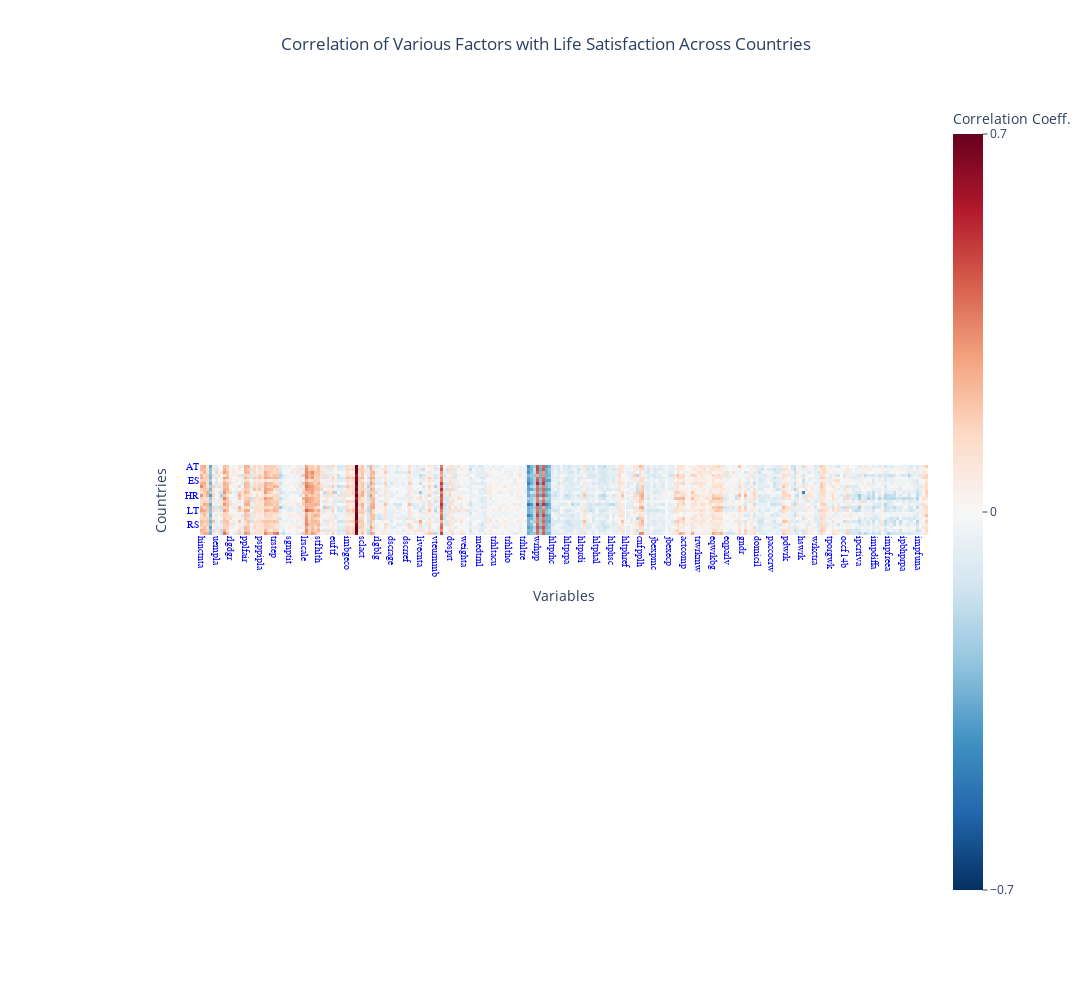

Notebook source saved alongside this figure:
### Code cell
import plotly.express as px
import pandas as pd

# Assuming 'trans_df' is your DataFrame
vmin, vmax = -0.7, 0.7

plot_df = trans_df.reset_index()
plot_df = plot_df.melt(id_vars='index', var_name='Variable', value_name='Correlation')
plot_df.rename(columns={'index': 'Country'}, inplace=True)

fig = px.imshow(
    trans_df,
    labels=dict(x="Variable", y="Country", color="Correlation"),
    x=trans_df.columns,
    y=trans_df.index,
    zmin=vmin, zmax=vmax,
    color_continuous_scale='RdBu_r'
)

fig.update_layout(
    title='Correlation of Various Factors with Life Satisfaction Across Countries',
    title_x=0.5,
    width=1400, height=1000,
    xaxis={'side': 'bottom'},
    xaxis_title='Variables',
    yaxis_title='Countries',
    coloraxis_colorbar=dict(
        title='Correlation Coeff.',
        ticks='outside',
        tickvals=[vmin, 0, vmax]
    ),
    margin=dict(l=200, r=50, t=100, b=100)
)

fig.update_xaxes(tickangle=90, tickfont=dict(family='Rockwell', size=10, color='blue'))
fig.update_yaxes(tickangle=0, tickfont=dict(family='Rockwell', size=10, color='blue'))

fig.show()

### Figure 1 — Plotly figure (JSON) as saved in the notebook; plotly's stock layout.template omitted (floating-point values rounded to 4 significant figures; data arrays with more than 128 entries replaced by an {"elided": "..."} marker saying what was removed)
{"data": [{"coloraxis": "coloraxis", "hovertemplate": "Variable: %{x}<br>Country: %{y}<br>Correlation: %{z}<extra></extra>", "name": "0", "type": "heatmap", "x": {"elided": "249 str values"}, "xaxis": "x", "y": ["AT", "BE", "CH", "CY", "DE", "ES", "FI", "FR", "GB", "GR", "HR", "HU", "IE", "IS", "IT", "LT", "NL", "NO", "PL", "PT", "RS", "SE", "SI", "SK"], "yaxis": "y", "z": {"elided": "24x249 float values"}}], "layout": {"coloraxis": {"cmax": 0.7, "cmin": -0.7, "colorbar": {"ticks": "outside", "tickvals": [-0.7, 0, 0.7], "title": {"text": "Correlation Coeff."}}, "colorscale": [[0, "rgb(5,48,97)"], [0.1, "rgb(33,102,172)"], [0.2, "rgb(67,147,195)"], [0.3, "rgb(146,197,222)"], [0.4, "rgb(209,229,240)"], [0.5, "rgb(247,247,247)"], [0.6, "rgb(253,219,199)"], [0.7, "rgb(244,165,130)"], [0.8, "rgb(214,96,77)"], [0.9, "rgb(178,24,43)"], [1, "rgb(103,0,31)"]]}, "height": 1000, "margin": {"b": 100, "l": 200, "r": 50, "t": 100}, "title": {"text": "Correlation of Various Factors with Life Satisfaction Across Countries", "x": 0.5}, "width": 1400, "xaxis": {"anchor": "y", "constrain": "domain", "domain": [0, 1], "scaleanchor": "y", "side": "bottom", "tickangle": 90, "tickfont": {"color": "blue", "family": "Rockwell", "size": 10}, "title": {"text": "Variables"}}, "yaxis": {"anchor": "x", "autorange": "reversed", "constrain": "domain", "domain": [0, 1], "tickangle": 0, "tickfont": {"color": "blue", "family": "Rockwell", "size": 10}, "title": {"text": "Countries"}}}}
